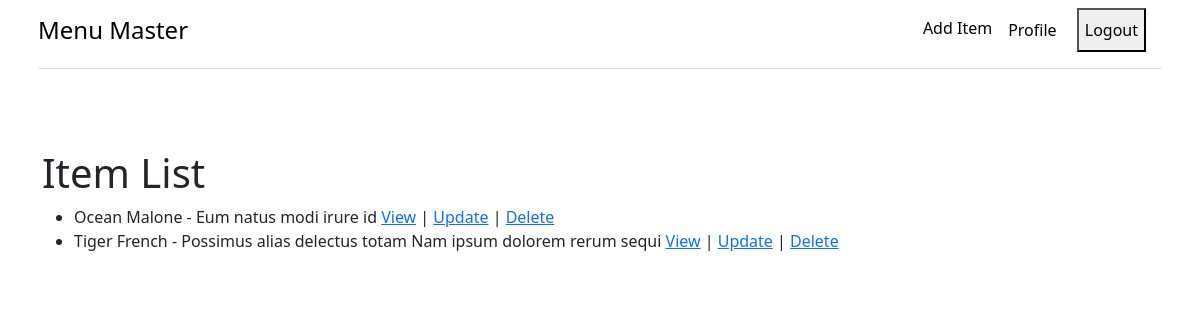
The app's page / (signed in), older data.
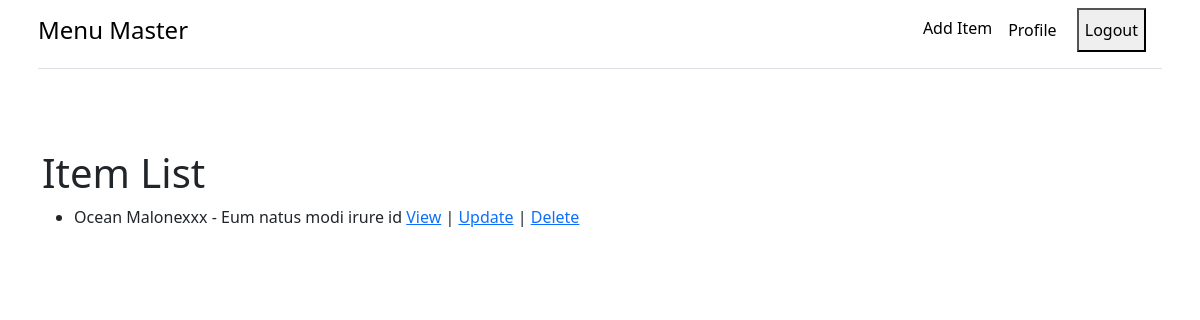
The same page, newer data.
### menu/models.py (models this page shows, shortened)
class Item(models.Model):
    name = models.CharField(max_length=200)
    description = models.CharField(max_length=200)
    price = models.IntegerField()
    image = models.CharField(max_length=500, default="http://www.energyfit.com.mk/wp-content/plugins/ap_background/images/default/default_1.png")

### menu/views.py (the view)
# urls.py: path('', views.index, name="index"),
@login_required
def index(request):
    items = Item.objects.all()
    return render(request, 'index.html', { 'items': items })

### menu/templates/index.html
{% extends 'layouts/base.html' %}
{% block body %}
<h1>Item List</h1>
<ul>
    {% for item in items %}
    <li>{{ item.name }} - {{ item.description }} <a href="{% url 'menu:detail' item.id %}">View</a> | <a href="{% url 'menu:update' item.id %}">Update</a> | <a href="{% url 'menu:delete' item.id %}">Delete</a></li>
    {% endfor %}
</ul>
{% endblock %}

### menu/templates/layouts/base.html (shortened to what this page needs)
{% load static %}
<!DOCTYPE html>
<html lang="en">
  <head>
    <link href="https://cdn.jsdelivr.net/npm/bootstrap@5.3.0/dist/css/bootstrap.min.css" rel="stylesheet" />
    <link rel="stylesheet" href="{% static 'menu/css/styles.css' %}" />
  </head>
  <body>
    {% include 'layouts/navbar.html' %}
    <div class="container my-5">
      {% block body %}
      {% endblock %}
    </div>
  </body>
</html>

### menu/templates/layouts/navbar.html (shortened to what this page needs)
<header class="container p-2">
  <div class="d-flex flex-column flex-md-row align-items-center pb-3 mb-4 border-bottom">
    <a href="/" class="d-flex align-items-center link-body-emphasis text-decoration-none"><span class="fs-4">Menu Master</span></a>
    <nav class="d-inline-flex mt-2 mt-md-0 ms-md-auto">
      <a class="me-3 py-2 link-body-emphasis text-decoration-none" href="{% url 'menu:create' %}">Add Item</a>
      {% if user.is_authenticated %}
        <form action="{% url 'logout' %}" method="post">
          <a class="me-3 py-2 link-body-emphasis text-decoration-none" href="{% url 'profile' %}">Profile</a>
          <button type="submit" class="me-3 py-2 link-body-emphasis text-decoration-none">Logout</button>
        </form>
      {% else %}
        <a class="me-3 py-2 link-body-emphasis text-decoration-none" href="{% url 'login' %}">Login</a>
      {% endif %}
    </nav>
  </div>
</header>

Row changes from the older to the newer data that the page shows:
removed Item: name "Tiger French", description "Possimus alias delectus totam Nam ipsum dolorem rerum sequi"
changed Item "Eum natus modi irure id": name "Ocean Malone" → "Ocean Malonexxx"
